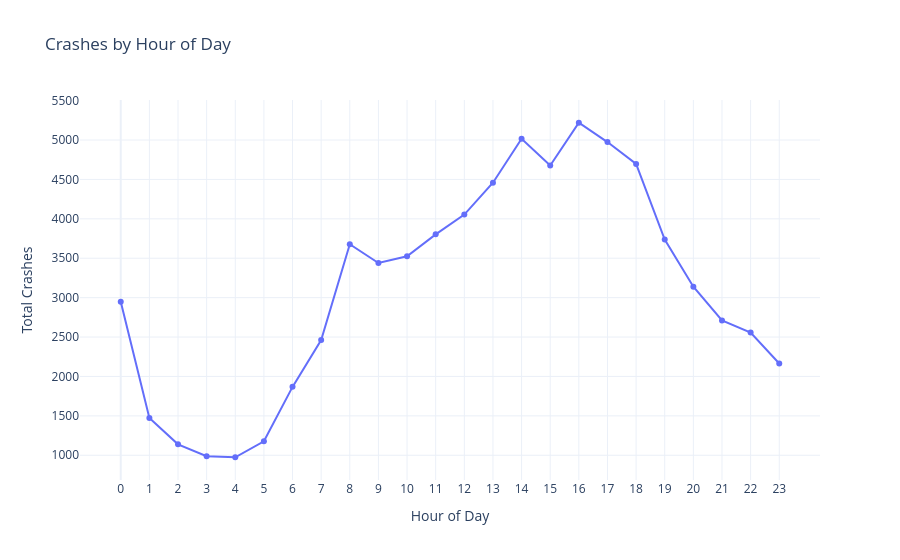

Here is the notebook cell this chart was saved with:
### Code cell
fig = go.Figure()

fig.add_trace(go.Scatter(
    x=hourly["hour"],
    y=hourly["total_crashes"],
    name="Total Crashes",
    mode="lines+markers"
))

fig.update_layout(
    title="Crashes by Hour of Day",
    xaxis=dict(
        title="Hour of Day",
        dtick=1,
        tickvals=hourly["hour"]
    ),
    yaxis_title="Total Crashes",
    template="plotly_white"
)

fig.show()

### Figure 1 — Plotly figure (JSON) as saved in the notebook; plotly's stock layout.template omitted (floating-point values rounded to 4 significant figures)
{"data": [{"mode": "lines+markers", "name": "Total Crashes", "type": "scatter", "x": [0, 1, 2, 3, 4, 5, 6, 7, 8, 9, 10, 11, 12, 13, 14, 15, 16, 17, 18, 19, 20, 21, 22, 23], "y": [2948, 1474, 1139, 989, 975, 1178, 1868, 2463, 3678, 3439, 3525, 3803, 4054, 4458, 5016, 4677, 5219, 4974, 4696, 3738, 3138, 2711, 2557, 2164]}], "layout": {"title": {"text": "Crashes by Hour of Day"}, "xaxis": {"dtick": 1, "tickvals": [0, 1, 2, 3, 4, 5, 6, 7, 8, 9, 10, 11, 12, 13, 14, 15, 16, 17, 18, 19, 20, 21, 22, 23], "title": {"text": "Hour of Day"}}, "yaxis": {"title": {"text": "Total Crashes"}}}}
